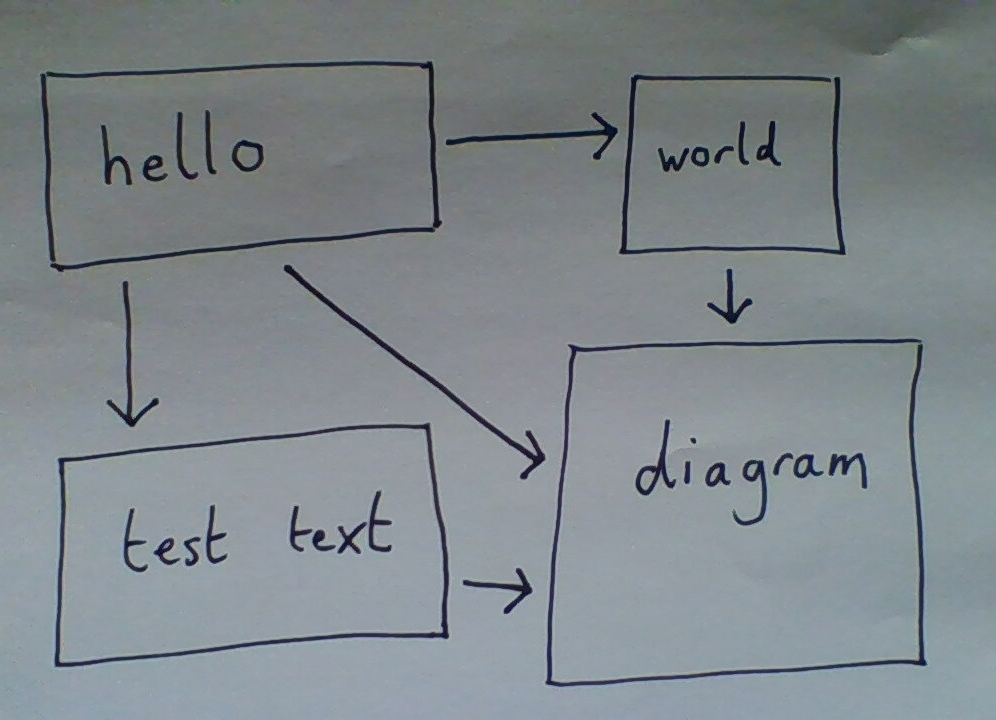
#> input picture tests/flowchart_images/newtest.jpg, 996 x 720 px
$ python improc.py   (older library calls are emulated)
#> lines starting #> are read from the running program, lines starting #| are printed output that depends on the picture; after the words box and inside, x2 and y2 are one past the last pixel; in counts of white or black regions, pixels touching at a corner belong together
### improc/ocr.py
try:
    import Image
except ImportError:
    from PIL import Image
import pytesseract
from unidecode import unidecode
from string import digits
import string
'''
import re
from collections import Counter

def words(text): return re.findall(r'\w+', text.lower())

WORDS = Counter(words(open('../tests/words/google-10000-english-no-swears.txt').read()))

def P(word, N=sum(WORDS.values())):
    "Probability of `word`."
    return WORDS[word] / N

def correction(word):
    "Most probable spelling correction for word."
    return max(candidates(word), key=P)

def candidates(word):
    "Generate possible spelling corrections for word."
    return (known([word]) or known(edits1(word)) or known(edits2(word)) or [word])

def known(words):
    "The subset of `words` that appear in the dictionary of WORDS."
    return set(w for w in words if w in WORDS)

def edits1(word):
    "All edits that are one edit away from `word`."
    letters    = 'abcdefghijklmnopqrstuvwxyz'
    splits     = [(word[:i], word[i:])    for i in range(len(word) + 1)]
    deletes    = [L + R[1:]               for L, R in splits if R]
    transposes = [L + R[1] + R[0] + R[2:] for L, R in splits if len(R)>1]
    replaces   = [L + c + R[1:]           for L, R in splits if R for c in letters]
    inserts    = [L + c + R               for L, R in splits for c in letters]
    return set(deletes + transposes + replaces + inserts)

def edits2(word):
    "All edits that are two edits away from `word`."
    return (e2 for e1 in edits1(word) for e2 in edits1(e1))
'''
#reads a text file of words and returns a list of all the words
def read_words(words_file):
    return [word for line in open(words_file, 'r') for word in line.split()]

#takes an image and returns handwritten text within the image, if unable to read, returns "UNABLE TO READ"
def ocr(image):
    text = unidecode(pytesseract.image_to_string(image)) #takes out accents and strange characters and replaces them with the nearest option
    text = text.lower()
    text = text.replace("5", "s").replace("7", "t").replace("sm", "sta")

    #remove all numbers and punctuation
    remove_digits = str.maketrans('', '', digits)
    text = text.translate(remove_digits)
    translator = str.maketrans('', '', string.punctuation)
    text = text.translate(translator)

    words = text.split()

    cleanedwords = []
    l = len(words)
    marker = []

    eng_dict = read_words('./tests/words/google-10000-english-no-swears.txt')

    for i in range(l):
        if i not in marker:
            if words[i] in eng_dict or i == l - 1: #if the word is in the dictionary or it is the last word in the string
                cleanedwords.append(words[i])
            else:
                if (words[i]+words[i+1]) in eng_dict: #if when concatenated with the subsequent word it forms a word
                    cleanedwords.append(words[i]+words[i+1])
                    marker.append(i+1) #update marker to skip the next iteration
                else: cleanedwords.append(words[i])

    '''
    #code using US dictionary - very liberal with word inclusions

    import enchant

    d = enchant.Dict("en_US")

    for i in range(l):
        if i not in marker:
            if d.check(words[i]) is True or i == l - 1:
                cleanedwords.append(words[i])
            else:
                if d.check(words[i]+words[i+1]) is True:
                    cleanedwords.append(words[i]+words[i+1])
                    marker.append(i+1)
                else:
                    cleanedwords.append(words[i])
    '''

    if not cleanedwords:
        return "UNABLE TO READ"
    else:
        return cleanedwords


# [5 lines that do not run on import are left out]

### improc/improc.py
import json
import copy

import cv2
import numpy as np
from PIL import Image

if __name__ == '__main__':
    cv2.destroyAllWindows()
    from flowchart.small_classes import Face
    from flowchart.small_classes import Shape
    from flowchart.line import Line
    from flowchart.node import Node
    from flowchart.fcEncoder import fcEncoder
    from ocr import ocr
else:
    from .flowchart.small_classes import Face
    from .flowchart.small_classes import Shape
    from .flowchart.line import Line
    from .flowchart.node import Node
    from .flowchart.fcEncoder import fcEncoder
    from .ocr import ocr

def convertImageToJSON(filepath):
#> called with filepath = '../tests/flowchart_images/newtest.jpg'
    ip = cv2.imread(filepath)
#> ip is the input picture: shape (720, 996, 3); mean B, G, R 139.6, 135.1, 127.3
    static_input = copy.deepcopy(ip)
    img = cv2.cvtColor(ip, cv2.COLOR_BGR2GRAY)
    img = cv2.cvtColor(img, cv2.COLOR_GRAY2BGR)
#> img: shape (720, 996, 3)
    img = cv2.cvtColor(img, cv2.COLOR_BGR2HSV)
#> img: shape (720, 996, 3); mean H, S, V 0, 0, 133.3
    # increase V to make brighter
    img[:,:,2] += 70
#> img: shape (720, 996, 3); mean H, S, V 0, 0, 203.3
    img = cv2.cvtColor(img, cv2.COLOR_HSV2BGR)
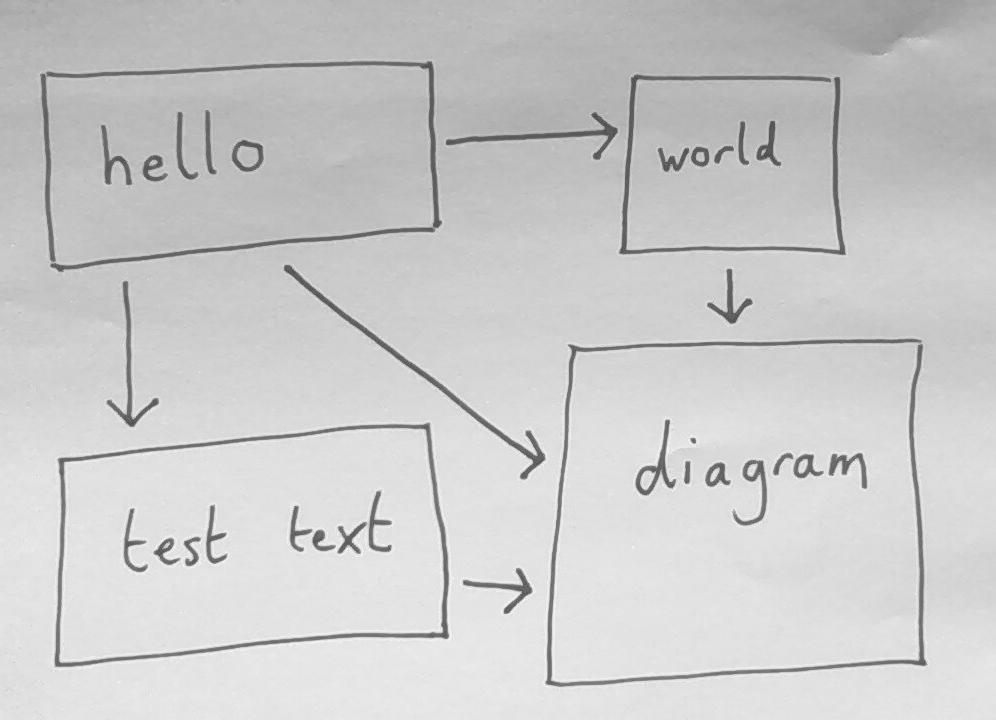
#> img: shape (720, 996, 3); min 71, max 252, mean 203.3
    img = cv2.cvtColor(img, cv2.COLOR_BGR2GRAY)
#> img: shape (720, 996)
    # Perform thresholding and binarisation
    # Otsu's thresholding after Gaussian filtering
    blur = cv2.GaussianBlur(img, (3, 3), 0)
    ret3, th3 = cv2.threshold(img, 127, 255, cv2.THRESH_BINARY)
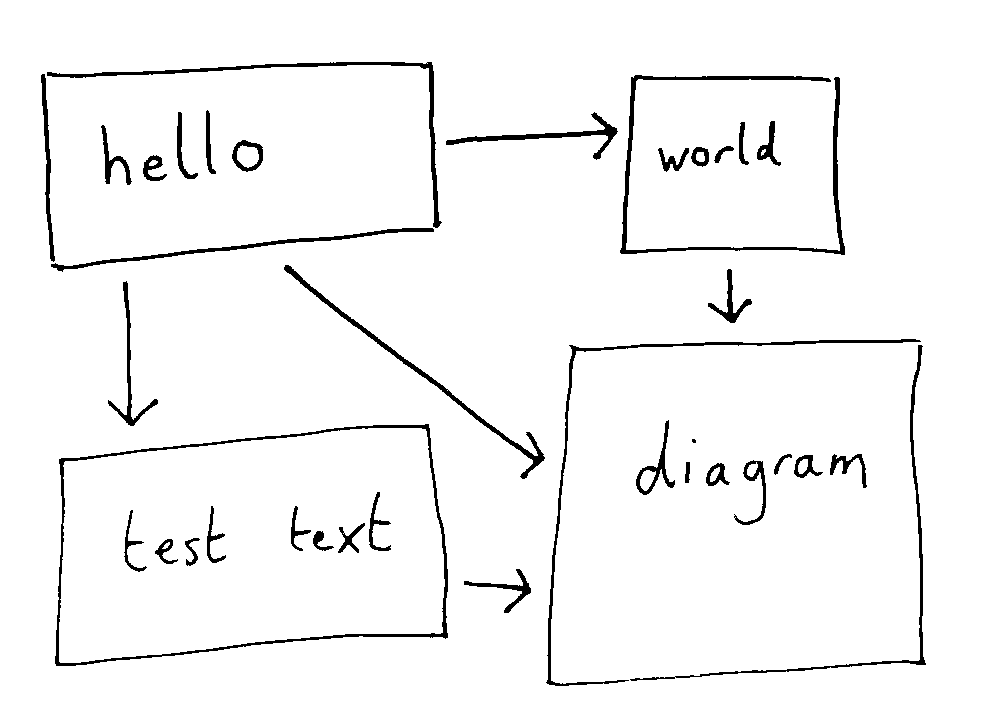
#> th3: shape (720, 996); 96.4% white; 38 black regions (1 under 20 px), largest, box (x1, y1, x2, y2) and area: (55, 424, 448, 666) 3267, (620, 75, 845, 255) 2948, (546, 339, 921, 686) 2173
    kernel = np.ones((5, 5), np.uint8)
    th3 = cv2.erode(th3, kernel, iterations=1)
#> th3: shape (720, 996); 91.8% white; 30 black regions, largest, box (x1, y1, x2, y2) and area: (544, 337, 928, 688) 9786, (39, 60, 444, 274) 9155, (53, 422, 450, 668) 8384
    th3 = cv2.dilate(th3, kernel, iterations = 1)
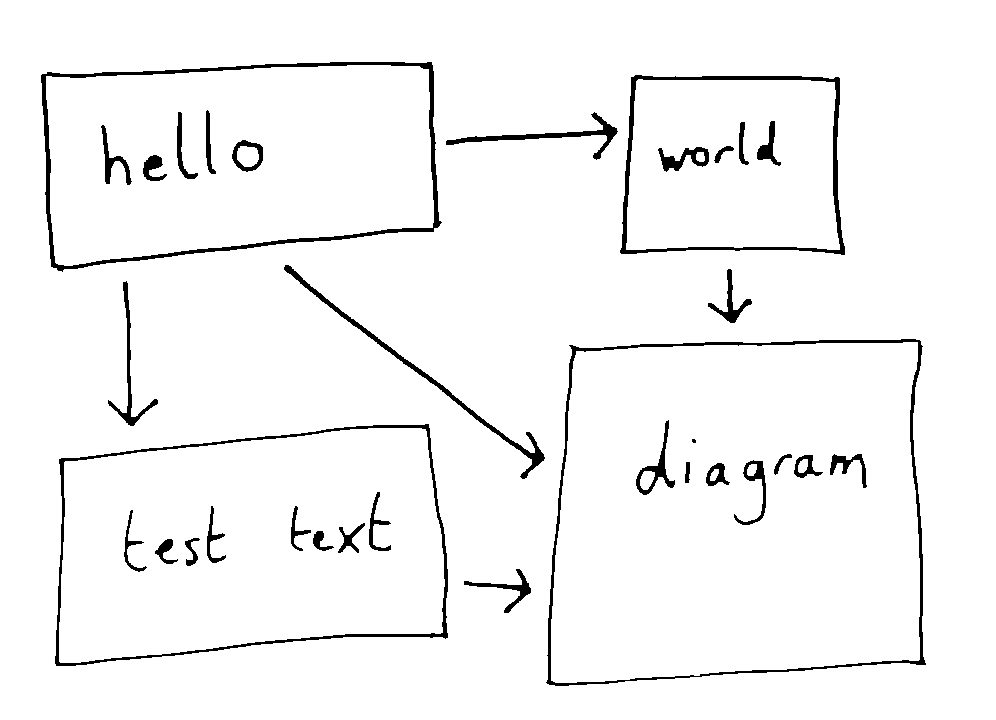
#> th3: shape (720, 996); 96.3% white; 34 black regions (1 under 20 px), largest, box (x1, y1, x2, y2) and area: (41, 62, 442, 272) 4311, (546, 339, 926, 686) 3898, (55, 424, 448, 666) 3308
    # Extract shape data
    edges = cv2.Canny(th3, 100, 200)
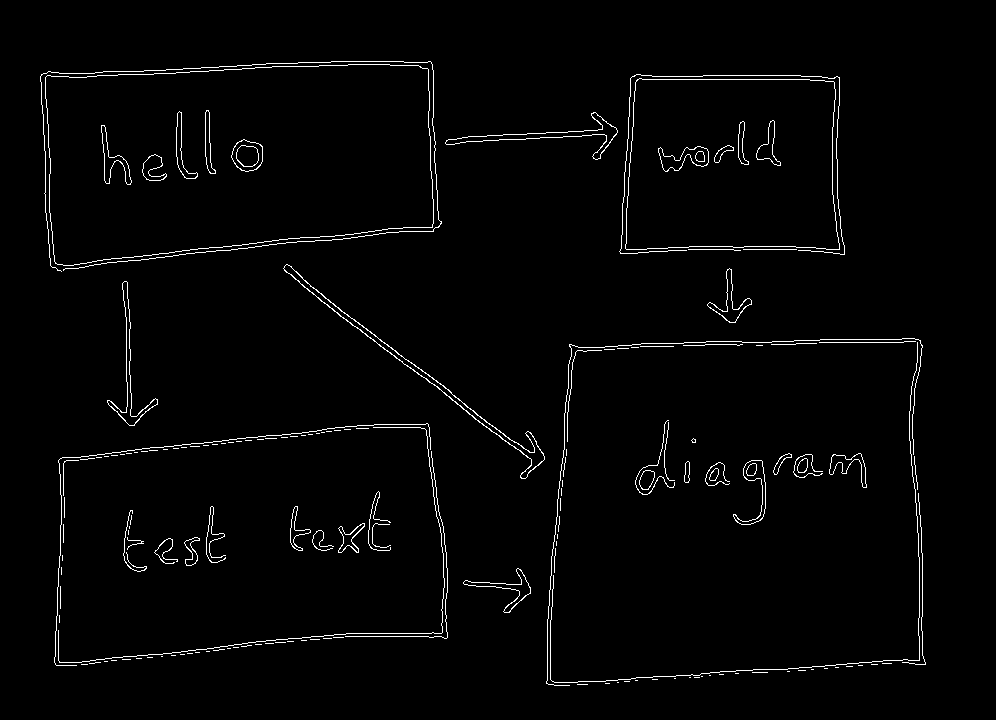
#> edges: shape (720, 996); 1.9% white in thin lines or dots, all inside (x1, y1, x2, y2) = (40, 61, 926, 686)
    im2, contours, hierarchy = cv2.findContours(th3, cv2.RETR_TREE, cv2.CHAIN_APPROX_NONE)
#> contours = 45 contours; largest, box (x1, y1, x2, y2) and area: (0, 0, 996, 720) 715405, (545, 338, 927, 687) 120612, (551, 342, 920, 683) 115339, (54, 423, 449, 667) 80454, (59, 428, 445, 663) 75982
    cv2.drawContours(ip, contours, -1, (0, 255, 0), 1)
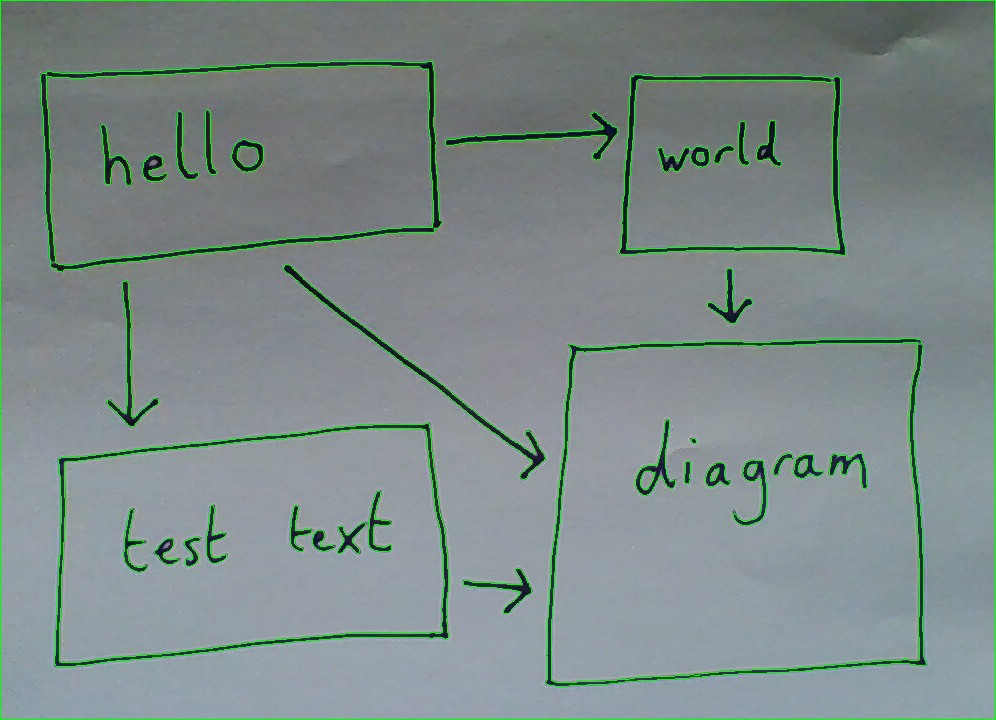
#> ip: shape (720, 996, 3); 2.42% of pixels changed, all inside (x1, y1, x2, y2) = (0, 0, 996, 720)
    # Extract text subimages and process
    # Neglect first hierarchy, go to first child of outer contour
    outers = []
    pointer =   hierarchy[0, 0, 2]
#> pointer = 1
    while(pointer != -1):
        outers.append(contours[pointer])
        pointer = hierarchy[0, pointer, 0]
#> this loop made 9 passes
#> pointer on passes 1 to 8: 2, 12, 26, 27, 28, 29, 30, 37
#> after the loop, outers = 9 contours; largest, box (x1, y1, x2, y2) and area: (545, 338, 927, 687) 120612, (54, 423, 449, 667) 80454, (40, 61, 443, 273) 71694, (619, 74, 846, 256) 37592, (283, 264, 546, 480) 2072

    # Now we have the bounding contours of all the outer objects.
    # Check the length of each contour to throw out small blobs
    # Check extent of each contour. If it is over say 75% then count it as a rectangle
    # If not it is an arrow
    rect_conts = []
    arrows_conts = []
    for contour in outers:
        if(len(contour) < 50):
            continue
        area = cv2.contourArea(contour)
        x, y, w, h = cv2.boundingRect(contour)
        rect_area = w * h
        extent = float(area) / rect_area
        if(extent > 0.75):
            rect_conts.append([x, y, w, h])
            cv2.drawContours(ip, contour, -1, (255, 255, 0), 1)
        else:
            # it is an arrow
            M = cv2.moments(contour)
            cx = int(M['m10'] / M['m00'])
            cy = int(M['m01'] / M['m00'])
            arrows_conts.append([x, y, w, h, cx, cy])
            cv2.drawContours(ip, contour, -1, (0, 255, 255), 1)
#> this loop made 9 passes
#> (area, x, y, w, h, rect_area, extent, cx) on passes 1, 4, 5, 6, 7: (631.5, 463, 568, 69, 46, 3174, 0.199, 507), (979.5, 107, 280, 52, 147, 7644, 0.128, 129), (608, 707, 268, 46, 56, 2576, 0.236, 730), (2072, 283, 264, 263, 216, 56808, 0.0365, 426), (1326, 445, 111, 174, 50, 8700, 0.152, 548)
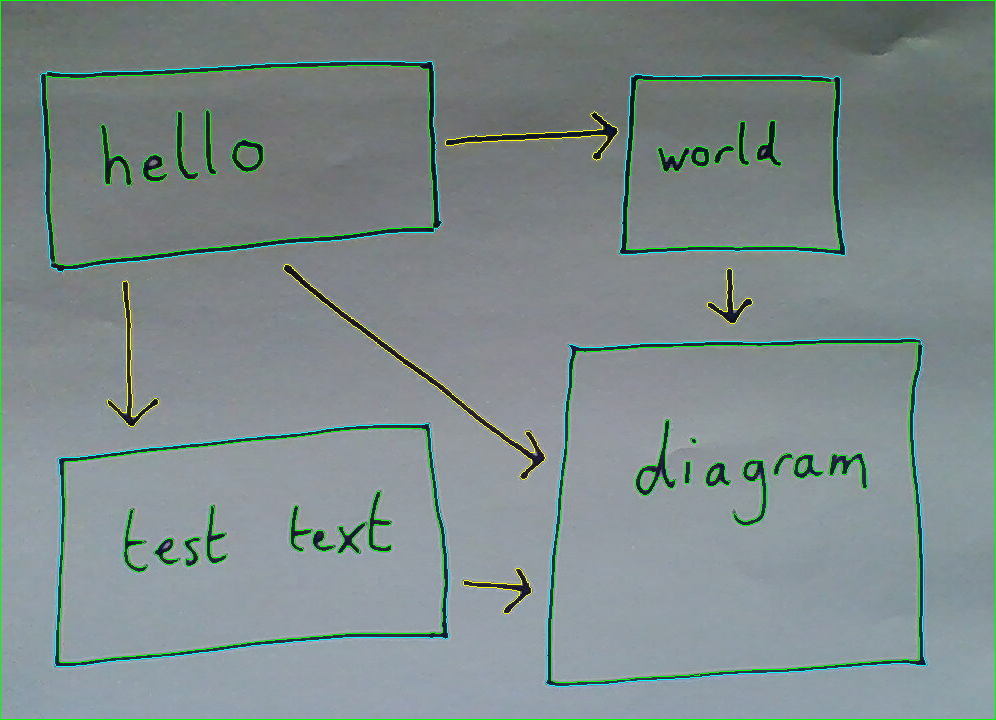
#> ip: shape (720, 996, 3); 0.88% of pixels changed, all inside (x1, y1, x2, y2) = (40, 61, 927, 687)
#> after the loop, arrows_conts = [[463, 568, 69, 46, 507, 588], [107, 280, 52, 147, 129, 370], [707, 268, 46, 56, 730, 302], [283, 264, 263, 216, 426, 377], [445, 111, 174, 50, 548, 135]]; rect_conts = [[54, 423, 395, 244], [545, 338, 382, 349], [619, 74, 227, 182], [40, 61, 403, 212]]
    # Now we have distinguished between arrows and rectangles
    # Create objects
    nodes = []
    for rect in rect_conts:
        # Extract the text. Assume text is contained within a 90% size bounding rectangle
        x = rect[0]
        y = rect[1]
        w = rect[2]
        h = rect[3]
        d = 0.07 #indent
        b = 0.12
        ocr_input = static_input[int(y+(h*b)):int(y+(h*(1-b))), int(x+(d*w)):int(x+(w*(1-d)))]
        kernel = np.ones((3, 3), np.uint8)
        #ocr_input = cv2.cvtColor(ocr_input, cv2.COLOR_BGR2RGB)
        if __name__ == '__main__':
            cv2.imshow("text", ocr_input)
            cv2.waitKey(0)
        ocr_input = Image.fromarray(ocr_input)
        text = ocr(ocr_input)
        if len(text) == 0:
            text = ""
        else:
            text = text[0]
        print(text)
        nodes.append(Node(Shape.rectangle, (x+(w/2), y+(h/2)), (w, h), text))
#> this loop made 1 pass
#> (x, y, w, h, d, b, kernel) on pass 1: (54, 423, 395, 244, 0.07, 0.12, [[1, 1, 1], [1, 1, 1], [1, 1, 1]])
#> pass 1, in convertImageToJSON, `ocr_input = static_input[int(y+(h*b)):int(y+(h*(1-b))), int(x+(d*w)):i..`:
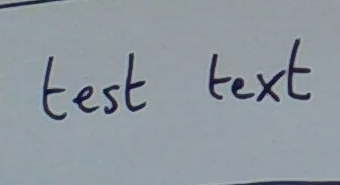
#> ocr_input: shape (185, 340, 3); mean B, G, R 160.3, 152.2, 143.6
#> after the loop, nodes = []
    lines = []
    for line in arrows_conts:
        x = line[0]
        y = line[1]
        w = line[2]
        h = line[3]
        x += w/2
        y += h/2
        cx = line[4]
        cy = line[5]
        l1_start = []
        l1_end = []
        # Determine start node and end node
        if w > h:
            # The arrow points is horizontal
            length = w
            if cx > x:
                # Arrow head is on the right
                startFace = Face.right
                start = x - (w/2)
                endFace = Face.left
                end = x + (w/2)
                for node in nodes:
                    # Start node must be to the left of start
                    dist = start - node.pos[0] # should be +ve
                    if dist < 0:
                        dist = 100000000
                    l1_start.append(dist + abs(y - node.pos[1]))
                    # End node must be to the right of end
                    dist = node.pos[0] - end # should be +ve
                    if dist < 0:
                        dist = 100000000
                    l1_end.append(dist + abs(y - node.pos[1]))
            else:
                # Arrow head is on the left
                startFace = Face.left
                start = x + (w/2)
                endFace = Face.right
                end = x - (w/2)
                for node in nodes:
                    # Start node must be to the right of start
                    dist = node.pos[0] - start # should be +ve
                    if dist < 0:
                        dist = 100000000
                    l1_start.append(dist + abs(y - node.pos[1]))
                    # End node must be to the left of end
                    dist = end - node.pos[0]# should be +ve
                    if dist < 0:
                        dist = 100000000
                    l1_end.append(dist + abs(y - node.pos[1]))
        else:
            # The arrow is vertical
            length = h
            if cy > y:
                # Arrow points down
                startFace = Face.bottom
                start = y - (h/2)
                endFace = Face.top
                end = y + (h/2)
                for node in nodes:
                    # Start node must be above of start
                    dist = start - node.pos[1] # should be +ve
                    if dist < 0:
                        dist = 100000000
                    l1_start.append(dist + abs(y - node.pos[0]))
                    # End node must be below end
                    dist = node.pos[1] - end # should be +ve
                    if dist < 0:
                        dist = 100000000
                    l1_end.append(dist + abs(y - node.pos[0]))
            else:
                # Arrow points up
                startFace = Face.top
                start = y + (h/2)
                endFace = Face.bottom
                end = y - (h/2)
                for node in nodes:
                    # Start node must be below start
                    dist = node.pos[1] - start# should be +ve
                    if dist < 0:
                        dist = 100000000
                    l1_start.append(dist + abs(y - node.pos[1]))
                    # End node must be above of end
                    dist = end - node.pos[1]# should be +ve
                    if dist < 0:
                        dist = 100000000
                    l1_end.append(dist + abs(y - node.pos[1]))
        # Find shortest distances
        startnode = nodes[np.argmin(l1_start)]
        endnode = nodes[np.argmin(l1_end)]
        if(startFace == Face.top or startFace == Face.bottom):
            startpos = x - (startnode.pos[0] - (startnode.size[0]/2))
            endpos = x - (endnode.pos[0] - (endnode.size[0]/2))
            print(str(startnode.size[0]) + " pos: " + str(startpos))
            print(str(endnode.size[0]) + " pos: " + str(endpos))
        else:
            startpos = y - (startnode.pos[1] - (startnode.size[1] / 2))
            endpos = y - (endnode.pos[1] - (endnode.size[1] / 2))
            print(str(startnode.size[1]) + " pos: " + str(startpos))
            print(str(endnode.size[1]) + " pos: " + str(endpos))
        # create line and append
        lines.append(Line(startnode, startFace, endnode, endFace, startpos, endpos))
    # Aggregate objects
    flowchart = { "nodes":nodes, "lines":lines}
    # Convert to JSON
    output = json.dumps(flowchart, cls=fcEncoder)
    if __name__ == '__main__':
        cv2.imshow("Binarised", th3)
        cv2.waitKey(10)
        cv2.imshow("edges", edges)
        cv2.waitKey(10)
        cv2.imshow("contours", ip)
        cv2.waitKey(0)
    return output


if __name__ == '__main__':
#> (the run stopped early here; a loop or call above may not have finished)
